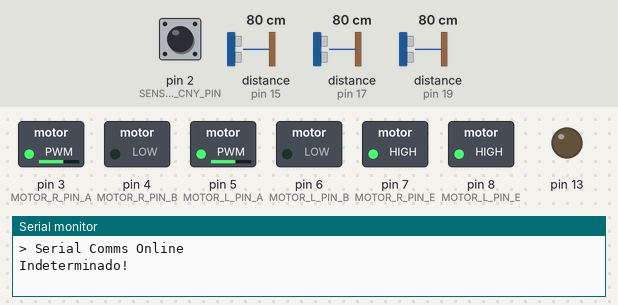
The program below on a simulated Arduino Nano, built with avr-gcc and run on an emulated ATmega328P. On the bench: switched loads named in the program (green lamp = pin HIGH), output pins drawn as LEDs (lit = HIGH), the last lines printed to the serial monitor. Dashed ring = blinking. The inputs (shaded band) are chosen by the test bench; at power-on: distance to the obstacle (sensors on pin 17, pin 15, pin 19) 80 cm, pin 2 (SENSOR_CNY_PIN) HIGH. The echo pulse lasts 58.3 µs per cm.

Above: at 1.2 s.
1.3 s: distance to the obstacle (sensor on pin 17) set to 56 cm
2.8 s: distance to the obstacle (sensor on pin 17) set to 47 cm
At 4.14 s:
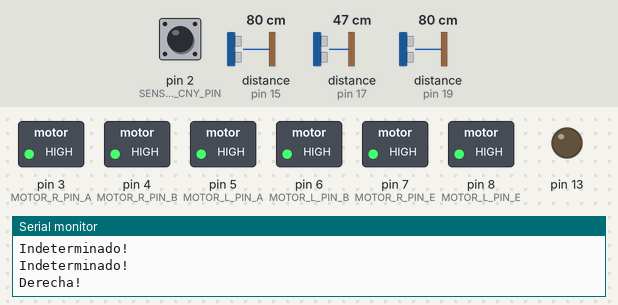
5.8 s: distance to the obstacle (sensor on pin 15) set to 53 cm
8.8 s: distance to the obstacle (sensor on pin 15) set to 43 cm
At 10.0 s:
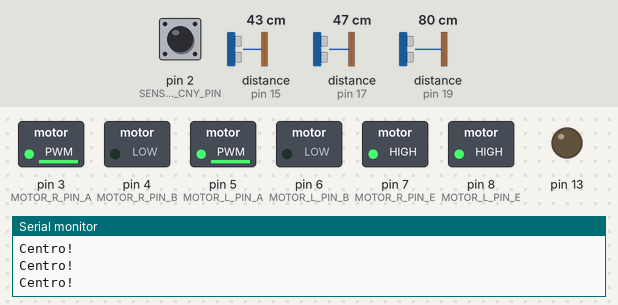
10.6 s: distance to the obstacle (sensor on pin 19) set to 45 cm
12.4 s: distance to the obstacle (sensor on pin 19) set to 39 cm
At 13.5 s:
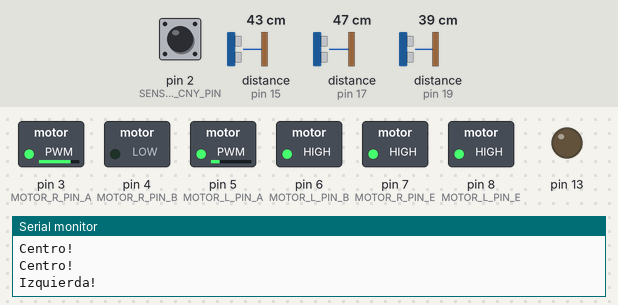
Timing chart, 0 to 16.4 s (numbered marks = the images above; inputs shaded):
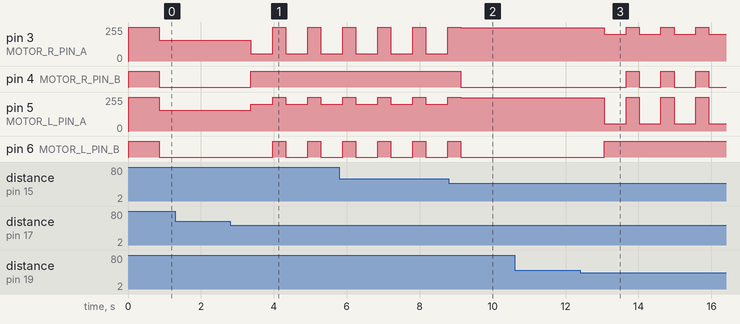

Measured:
- the behaviour switches between 51 and 50 cm on distance to the obstacle (sensor on pin 17) (found by bisection; images 0 and 1)
- the behaviour switches between 48 and 47 cm on distance to the obstacle (sensor on pin 15) (found by bisection; images 1 and 2)
- the behaviour switches between 43 and 42 cm on distance to the obstacle (sensor on pin 19) (found by bisection; images 2 and 3)
- after the input at 2.8 s, pin 3 (MOTOR_R_PIN_A): alternates 255/255 for 0.36 s and 55/255 for 0.60 s, starting after 0.57 s; pin 4 (MOTOR_R_PIN_B): LOW → HIGH after 0.57 s
- after the input at 8.8 s, pin 4 (MOTOR_R_PIN_B): HIGH → LOW after 0.32 s; pin 6 (MOTOR_L_PIN_B): goes on until 9.1 s, then stays LOW
- after the input at 12.4 s, pin 3 (MOTOR_R_PIN_A): alternates 255/255 for 0.36 s and 200/255 for 0.60 s, starting after 0.66 s; pin 4 (MOTOR_R_PIN_B): alternates HIGH for 0.36 s and LOW for 0.60 s, starting after 1.3 s

The program:

main.cpp
```cpp
/* -------------------------------------------------------------------------
 *  Project: sumoGeek
 *  Author:  Germán Sc.
 *  Date:    18-08-17
 *  Version: 0.1
 *
 *  Description:
 *  Main Sketch.
 * ------------------------------------------------------------------------- */
#include <Arduino.h>
#include <serialComm.h>
#include <sensorArray.h>
#include <motionCore.h>
#include <motorLib.h>

#include "config.h"

/*	Variables. */
char btData = 0x00;
unsigned long lastConnTime = 0;

sysResponse ctrl = SYS_FAIL;
sensorResponse direction = SENSOR_FAIL;

/* -------------------------------------------------------------------------
 *  Función de SetUp
 * ------------------------------------------------------------------------- */
void setup()
{
	/* Inicialización de módulos. */
	serialInit();
	sensorInit();

	/* Inicializacion de Motores. */
	motionInit();

	/* Inicializaciones varias. */
	pinMode(13, OUTPUT);
	digitalWrite(13, 0);

	/* Finalizada Inicalización. */
}

/* -------------------------------------------------------------------------
 *  Main Loop
 * ------------------------------------------------------------------------- */
void loop()
{
	/* Si hay transmisión por BT, entro en modo RC. */
	if (serialBTAvailable() != SYS_FAIL)
	{
		/* Enciendo el LED indicador de modo. */
		digitalWrite(13, 1);

		ctrl = serialBTGetChar(&btData);
		if (ctrl != SYS_FAIL)
		{
			/* Si obtuve el dato, opero en modo RC. */
			motionRcOperation(btData);
			lastConnTime = millis();
		}

	/* Si no hay datos por BT, opero en modo autónomo. */
	} else if ((millis() - lastConnTime) > 500) {

		/* Apago el LED indicador de modo. */
		digitalWrite(13, 0);

		if (!(PIND & 0b100))
		{
			Serial.println("Linea!");
			motionBackwards(240);
			delay(750);
			motionTurn(MOTION_LEFT, MOTION_TURN_TIME_90 * 1.2);
		}

		/* Evaluo los sensores. */
		 direction =  sensorEvaluate();
		 switch(direction)
		 {
		 	case SENSOR_CENTER:
		 		/* Objetivo al Centro. */
		 		Serial.println("Centro!");
			    motionForward(MOTOR_ATTACK_SPEED);
				break;

		 	case SENSOR_LEFT:
		 		/* Objetivo a la izquierda. */
				Serial.println("Izquierda!");
				motionTurn(MOTION_LEFT, MOTION_TURN_TIME_90);
				break;

			case SENSOR_RIGHT:
				/* Objetivo a la derecha. */
				Serial.println("Derecha!");
				motionTurn(MOTION_RIGHT, MOTION_TURN_TIME_90);
				break;

			case SENSOR_FAIL:
			default:
		 		/* Si no tengo nada en frente, avanzo a paso tranqui... */
				Serial.println("Indeterminado!");
				motionForward(MOTOR_CRUISE_SPEED);
				break;
		}
	}
}
```

config.h
```cpp
/* -------------------------------------------------------------------------
 *  Project: sumoGeek
 *  Author:  Germán Sc.
 *  Date:    18-08-17
 *  Version: 0.1
 *
 *  Description:
 *  Archivo de configuración. Declaración de pines y constantes principales
 *	de funcionamiento.
 * ------------------------------------------------------------------------- */
#ifndef SRC_CONFIGURATION_H_
#define SRC_CONFIGURATION_H_

/* Declaracion de Tipos de Respuesta. */
typedef enum {
	SYS_SUCCESS = 0,                /* Respuesta Exitosa.           */
	SYS_FAIL                        /* Respuesta de Falla genérica. */
} sysResponse;

/* Declaración de pines y constantes de Motores. */
#define MOTOR_L_PIN_E	8          /* Enable del motor L. */
#define MOTOR_L_PIN_A	5          /*  Pin A del motor L. */
#define MOTOR_L_PIN_B	6          /*  Pin B del motor L. */

#define MOTOR_R_PIN_E	7          /* Enable del motor R. */
#define MOTOR_R_PIN_A	3          /*  Pin A del motor R. */
#define MOTOR_R_PIN_B	4          /*  Pin B del motor R. */

#define MOTOR_LR_OFFSET   1  /* Offset para igualar velocidad de motores. */

/* Velocidades de modo Autónomo. */
#define MOTOR_CRUISE_SPEED    155  /* Velocidad para movimientos.  */
#define MOTOR_ATTACK_SPEED    250  /* Velocidad de ataque.         */
#define MOTOR_TURN_SPEED      200  /* Velocidad de giro.           */

#define MOTION_TURN_TIME_90   600  /* Tiempo en ms para girar 90º. */

/* Velocidades de modo RC. */
#define MOTOR_RC_BASE_SPEED   240

/* Declaración de pines de Sensores. */
#define SENSOR_LEFT_TRIGGER    18  /*  Pin Trigger del sensor Izquierdo. */
#define SENSOR_LEFT_ECHO       19  /*  Pin Echo del sensor Izquierdo.    */

#define SENSOR_RIGHT_TRIGGER   16  /*  Pin Trigger del sensor Derecho.   */
#define SENSOR_RIGHT_ECHO      17  /*  Pin Echo del sensor Derecho.      */

#define SENSOR_CENTER_TRIGGER  14  /*  Pin Trigger del sensor Central.   */
#define SENSOR_CENTER_ECHO     15  /*  Pin Echo del sensor Central.      */

#define SENSOR_MAX_DISTANCE    50  /*  Distancia máxima a evaluar.       */

/* Declaración de pines del CNY70 */
#define SENSOR_CNY_PIN          2

#define SENSOR_CNY_BLACK        1

/* Declaracion de pines del módulo BT. */
#define COMMS_BT_RX    11
#define COMMS_BT_TX    10

#endif	/* SRC_CONFIGURATION_H_ */
```
